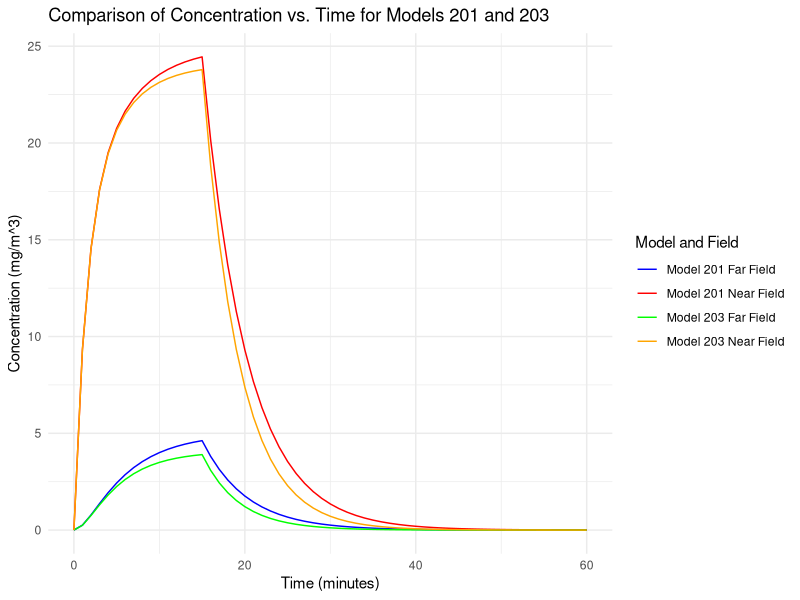

Recreate this plot in R.
library(ggplot2)

# Define model 200
model_200 <- function(G, Q, beta, gamma) {
  C_F <- gamma * G / Q # Far field
  C_N <- C_F + ((gamma * G) / beta) # Near field
  return(list(C_F = C_F, C_N = C_N))
}

# Define model 201

# Define the model parameters with units
T <- 60    # minutes
t_g <- 15    # minutes
G <- 100    # mg/min
Q <- 20     # m^3/min
Q_L <- 5     # m^3/min
epsilon_L <- 0.5  # Local control efficiency
epsilon_LF <- 0.75 # Filtration efficiency
epsilon_RF <- 0.9
Q_R <- 5    # m^3/min
V <- 100    # m^3
V_N <- 8    # Near-field volume in m^3
beta <- 5   # Near-field ventilation rate in m^3/min
gamma <- 0.25

# Derived parameters
V_F <- V - V_N  # Far-field volume in m^3

# Time points
time_points <- 0:T

# Lambda calculations
lambda_1 <- 0.5 * (-(beta * V_F + V_N * (beta + Q)) / (V_N * V_F) +
                     sqrt(((beta * V_F + V_N * (beta + Q)) / (V_N * V_F))^2 -
                            4 * (beta * Q) / (V_N * V_F)))
lambda_2 <- 0.5 * (-(beta * V_F + V_N * (beta + Q)) / (V_N * V_F) -
                     sqrt(((beta * V_F + V_N * (beta + Q)) / (V_N * V_F))^2 -
                            4 * (beta * Q) / (V_N * V_F)))

# Initial concentrations for the decay phase
C_F0 <- G / Q  # Steady state far field concentration
C_N0 <- C_F0 + G / beta  # Steady state near field concentration

# Concentration calculations
C_F_t <- numeric(length(time_points))
C_N_t <- numeric(length(time_points))

for (t in time_points) {
  if (t <= t_g) {
    C_F_t[t + 1] <- C_F0 + G * ((lambda_1 * V_N + beta) / beta) * 
      ((beta * Q + lambda_2 * V_N * (beta + Q)) / (beta * Q * V_N * (lambda_1 - lambda_2))) * 
      exp(lambda_1 * t) - G * ((lambda_2 * V_N + beta) / beta) * 
      ((beta * Q + lambda_1 * V_N * (beta + Q)) / (beta * Q * V_N * (lambda_1 - lambda_2))) * 
      exp(lambda_2 * t)
    C_N_t[t + 1] <- C_N0 + G * ((beta * Q + lambda_2 * V_N * (beta + Q)) / (beta * Q * V_N * (lambda_1 - lambda_2))) * 
      exp(lambda_1 * t) - G * 
      ((beta * Q + lambda_1 * V_N * (beta + Q)) / (beta * Q * V_N * (lambda_1 - lambda_2))) * 
      exp(lambda_2 * t)
  } else {
    C_F_t[t + 1] <- C_F_t[t_g + 1] * exp(lambda_1 * (t - t_g))
    C_N_t[t + 1] <- C_N_t[t_g + 1] * exp(lambda_1 * (t - t_g))
  }
}


results_201 <- data.frame(Time = time_points, C_F_t = C_F_t, C_N_t = C_N_t)


# Model 202
model_202 <- function(G, Q, Q_R, beta, gamma, epsilon_RF) {
  C_F <- gamma * G / (Q + Q_R * epsilon_RF) # Steady state far field concentration
  C_N <- C_F + (gamma * G) / beta           # Steady state near field concentration
  C_R_F <- C_F * (1 - epsilon_RF)           # Concentration on the return side after filtration
  
  return(list(C_F = C_F, C_N = C_N, C_R_F = C_R_F))
}

# Run Model 202
results_202 <- model_202(G, Q, Q_R, beta, gamma, epsilon_LF)



# Model 203
model_203 <- function(G, Q, Q_R, beta, gamma, epsilon_RF, epsilon_L, t_g, T, V, V_N) {
  # Adjusted ventilation rate including filtered recirculated air
  Q_prime <- Q + epsilon_RF * Q_R
  
  # Derived parameters
  V_F <- V - V_N  # Far-field volume in m^3
  
  # Time points
  time_points <- 0:T
  
  # Lambda calculations (same as in Model 201 but with Q replaced by Q_prime)
  lambda_1 <- 0.5 * (-(beta * V_F + V_N * (beta + Q_prime)) / (V_N * V_F) +
                       sqrt(((beta * V_F + V_N * (beta + Q_prime)) / (V_N * V_F))^2 -
                              4 * (beta * Q_prime) / (V_N * V_F)))
  lambda_2 <- 0.5 * (-(beta * V_F + V_N * (beta + Q_prime)) / (V_N * V_F) -
                       sqrt(((beta * V_F + V_N * (beta + Q_prime)) / (V_N * V_F))^2 -
                              4 * (beta * Q_prime) / (V_N * V_F)))
  
  
  # Initial concentrations for the decay phase with Q replaced by Q_prime
  C_F0 <- G / Q_prime  # Steady state far field concentration
  C_N0 <- C_F0 + G / beta  # Steady state near field concentration
  
  # Concentration calculations
  C_F_t <- numeric(length(time_points))
  C_N_t <- numeric(length(time_points))
  
  for (t in time_points) {
    if (t <= t_g) {
      # Concentration rise equations with Q replaced by Q_prime
      C_F_t[t + 1] <- C_F0 + G * ((lambda_1 * V_N + beta) / beta) * 
        ((beta * Q_prime + lambda_2 * V_N * (beta + Q_prime)) / (beta * Q_prime * V_N * (lambda_1 - lambda_2))) * 
        exp(lambda_1 * t) - G * ((lambda_2 * V_N + beta) / beta) * 
        ((beta * Q_prime + lambda_1 * V_N * (beta + Q_prime)) / (beta * Q_prime * V_N * (lambda_1 - lambda_2))) * 
        exp(lambda_2 * t)
      C_N_t[t + 1] <- C_N0 + G * ((beta * Q_prime + lambda_2 * V_N * (beta + Q_prime)) / (beta * Q_prime * V_N * (lambda_1 - lambda_2))) * 
        exp(lambda_1 * t) - G * 
        ((beta * Q_prime + lambda_1 * V_N * (beta + Q_prime)) / (beta * Q_prime * V_N * (lambda_1 - lambda_2))) * 
        exp(lambda_2 * t)
    } else {
      # Concentration decay equations with Q replaced by Q_prime
      C_F_t[t + 1] <- C_F_t[t_g + 1] * exp(lambda_1 * (t - t_g))
      C_N_t[t + 1] <- C_N_t[t_g + 1] * exp(lambda_1 * (t - t_g))
    }
  }
  
  return(list(Time = time_points, C_F_t = C_F_t, C_N_t = C_N_t))
}

# Run Model 203
results_203 <- model_203(G, Q, Q_R, beta, gamma, epsilon_RF, epsilon_L, t_g, T, V, V_N)

combined_df <- data.frame(
    Time = rep(time_points, 4),
    Concentration = c(results_201$C_F_t, results_201$C_N_t, results_203$C_F_t, results_203$C_N_t),
    Model = factor(rep(c("Model 201 Far Field", "Model 201 Near Field",
                         "Model 203 Far Field", "Model 203 Near Field"), each = T + 1))
)

#Comparison

ggplot(data = combined_df, aes(x = Time, y = Concentration, color = Model)) +
    geom_line() +
    labs(title = 'Comparison of Concentration vs. Time for Models 201 and 203', 
         x = 'Time (minutes)', y = 'Concentration (mg/m^3)') +
    theme_minimal() +
    scale_color_manual(values = c("Model 201 Far Field" = "blue",
                                  "Model 201 Near Field" = "red",
                                  "Model 203 Far Field" = "green",
                                  "Model 203 Near Field" = "orange")) +
    guides(color = guide_legend(title = "Model and Field"))

